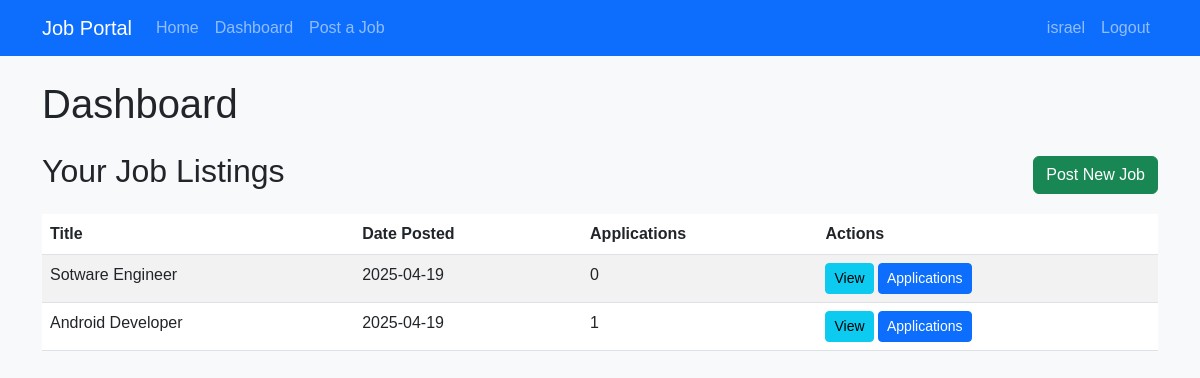
Page /dashboard (signed in) on the committed database.
### models.py (models this page shows, shortened)
class User(UserMixin, db.Model):
    id = db.Column(db.Integer, primary_key=True)
    username = db.Column(db.String(64), index=True, unique=True)
    email = db.Column(db.String(120), index=True, unique=True)
    password_hash = db.Column(db.String(128))
    is_employer = db.Column(db.Boolean, default=False)
    jobs = db.relationship('Job', backref='author', lazy='dynamic')
    applications = db.relationship('Application', backref='applicant', lazy='dynamic')

class Job(db.Model):
    id = db.Column(db.Integer, primary_key=True)
    title = db.Column(db.String(100))
    description = db.Column(db.Text)
    company = db.Column(db.String(100))
    location = db.Column(db.String(100))
    salary = db.Column(db.String(50))
    requirements = db.Column(db.Text)
    date_posted = db.Column(db.DateTime, default=datetime.utcnow)
    user_id = db.Column(db.Integer, db.ForeignKey('user.id'))
    applications = db.relationship('Application', backref='job', lazy='dynamic')

### app.py (the view)
@app.route('/dashboard')
@login_required
def dashboard():
    if current_user.is_employer:
        jobs = Job.query.filter_by(user_id=current_user.id).all()
        return render_template('dashboard.html', jobs=jobs)
    else:
        applications = Application.query.filter_by(user_id=current_user.id).all()
        return render_template('dashboard.html', applications=applications)

### app.py (called while the page is built)
@login.user_loader
def load_user(id):
    return User.query.get(int(id))

### templates/dashboard.html (shortened to what this page needs)
{% extends "base.html" %}
{% block content %}
<h1>Dashboard</h1>
{% if current_user.is_employer %}
    <div class="mt-4">
        <div class="d-flex justify-content-between align-items-center mb-3">
            <h2>Your Job Listings</h2>
            <a href="{{ url_for('post_job') }}" class="btn btn-success">Post New Job</a>
        </div>
        {% if jobs %}
        <div class="table-responsive">
            <table class="table table-striped">
                <thead>
                    <tr>
                        <th>Title</th>
                        <th>Date Posted</th>
                        <th>Applications</th>
                        <th>Actions</th>
                    </tr>
                </thead>
                <tbody>
                    {% for job in jobs %}
                    <tr>
                        <td>{{ job.title }}</td>
                        <td>{{ job.date_posted.strftime('%Y-%m-%d') }}</td>
                        <td>{{ job.applications.count() }}</td>
                        <td>
                            <a href="{{ url_for('view_job', job_id=job.id) }}" class="btn btn-info btn-sm">View</a>
                            <a href="{{ url_for('view_applications', job_id=job.id) }}" class="btn btn-primary btn-sm">Applications</a>
                        </td>
                    </tr>
                    {% endfor %}
                </tbody>
            </table>
        </div>
        {% else %}
        <div class="alert alert-info">
            You haven't posted any jobs yet.
        </div>
        {% endif %}
    </div>
{% endif %}
{% endblock %}

### templates/base.html (shortened to what this page needs)
<!DOCTYPE html>
<html lang="en">
<head>
    <link rel="stylesheet" href="https://cdnjs.cloudflare.com/ajax/libs/bootstrap/5.3.0/css/bootstrap.min.css">
    <link rel="stylesheet" href="{{ url_for('static', filename='css/style.css') }}">
</head>
<body>
    <nav class="navbar navbar-expand-lg navbar-dark bg-primary">
        <div class="container">
            <a class="navbar-brand" href="{{ url_for('index') }}">Job Portal</a>
            <div class="collapse navbar-collapse" id="navbarNav">
                <ul class="navbar-nav me-auto">
                    <li class="nav-item">
                        <a class="nav-link" href="{{ url_for('index') }}">Home</a>
                    </li>
                    {% if current_user.is_authenticated %}
                    <li class="nav-item">
                        <a class="nav-link" href="{{ url_for('dashboard') }}">Dashboard</a>
                    </li>
                    {% if current_user.is_employer %}
                    <li class="nav-item">
                        <a class="nav-link" href="{{ url_for('post_job') }}">Post a Job</a>
                    </li>
                    {% endif %}
                    {% endif %}
                </ul>
                <ul class="navbar-nav">
                    {% if current_user.is_anonymous %}
                    <li class="nav-item">
                        <a class="nav-link" href="{{ url_for('login') }}">Login</a>
                    </li>
                    <li class="nav-item">
                        <a class="nav-link" href="{{ url_for('register') }}">Register</a>
                    </li>
                    {% else %}
                    <li class="nav-item">
                        <span class="nav-link">{{ current_user.username }}</span>
                    </li>
                    <li class="nav-item">
                        <a class="nav-link" href="{{ url_for('logout') }}">Logout</a>
                    </li>
                    {% endif %}
                </ul>
            </div>
        </div>
    </nav>
    <div class="container mt-4">
        {% block content %}{% endblock %}
    </div>
</body>
</html>

### static/css/style.css (style rules this page uses)
body { font-family: 'Arial', sans-serif; background-color: #f8f9fa; }
.navbar { margin-bottom: 20px; }
.btn-primary { background-color: #0d6efd; border-color: #0d6efd; }

### rows in the picture
User: username "israel"
Job: title "Sotware Engineer", date_posted "2025-04-19", applications.count "0"
Job: title "Android Developer", date_posted "2025-04-19", applications.count "1"
